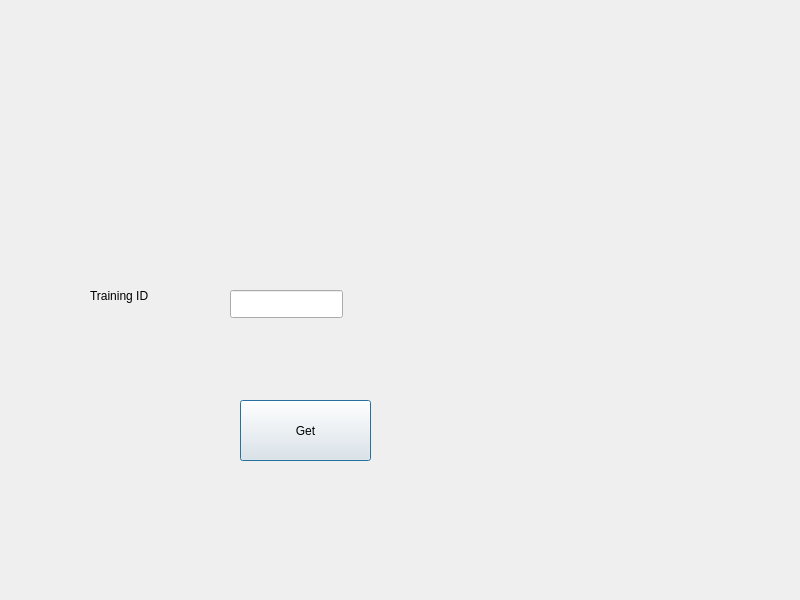
<?xml version="1.0" encoding="UTF-8"?>
<ui version="4.0">
 <class>GetTraining</class>
 <widget class="QDialog" name="GetTraining">
  <property name="geometry">
   <rect>
    <x>0</x>
    <y>0</y>
    <width>800</width>
    <height>600</height>
   </rect>
  </property>
  <property name="contextMenuPolicy">
   <enum>Qt::ContextMenuPolicy::NoContextMenu</enum>
  </property>
  <property name="windowTitle">
   <string>Dialog</string>
  </property>
  <widget class="QFrame" name="frame">
   <property name="geometry">
    <rect>
     <x>0</x>
     <y>0</y>
     <width>800</width>
     <height>600</height>
    </rect>
   </property>
   <property name="styleSheet">
    <string notr="true">QFrame#frame {
	background-image: url(:/bg/fitora.png);
    background-repeat: no-repeat;
    background-size: cover;
    border: none;
}</string>
   </property>
   <property name="frameShape">
    <enum>QFrame::Shape::StyledPanel</enum>
   </property>
   <property name="frameShadow">
    <enum>QFrame::Shadow::Raised</enum>
   </property>
   <widget class="QLabel" name="label">
    <property name="geometry">
     <rect>
      <x>90</x>
      <y>260</y>
      <width>101</width>
      <height>71</height>
     </rect>
    </property>
    <property name="text">
     <string>Training ID</string>
    </property>
   </widget>
   <widget class="QPushButton" name="pushButton">
    <property name="geometry">
     <rect>
      <x>240</x>
      <y>400</y>
      <width>131</width>
      <height>61</height>
     </rect>
    </property>
    <property name="text">
     <string>Get</string>
    </property>
   </widget>
   <widget class="QLineEdit" name="trainingId">
    <property name="geometry">
     <rect>
      <x>230</x>
      <y>290</y>
      <width>113</width>
      <height>28</height>
     </rect>
    </property>
   </widget>
  </widget>
 </widget>
 <resources/>
 <connections/>
</ui>
